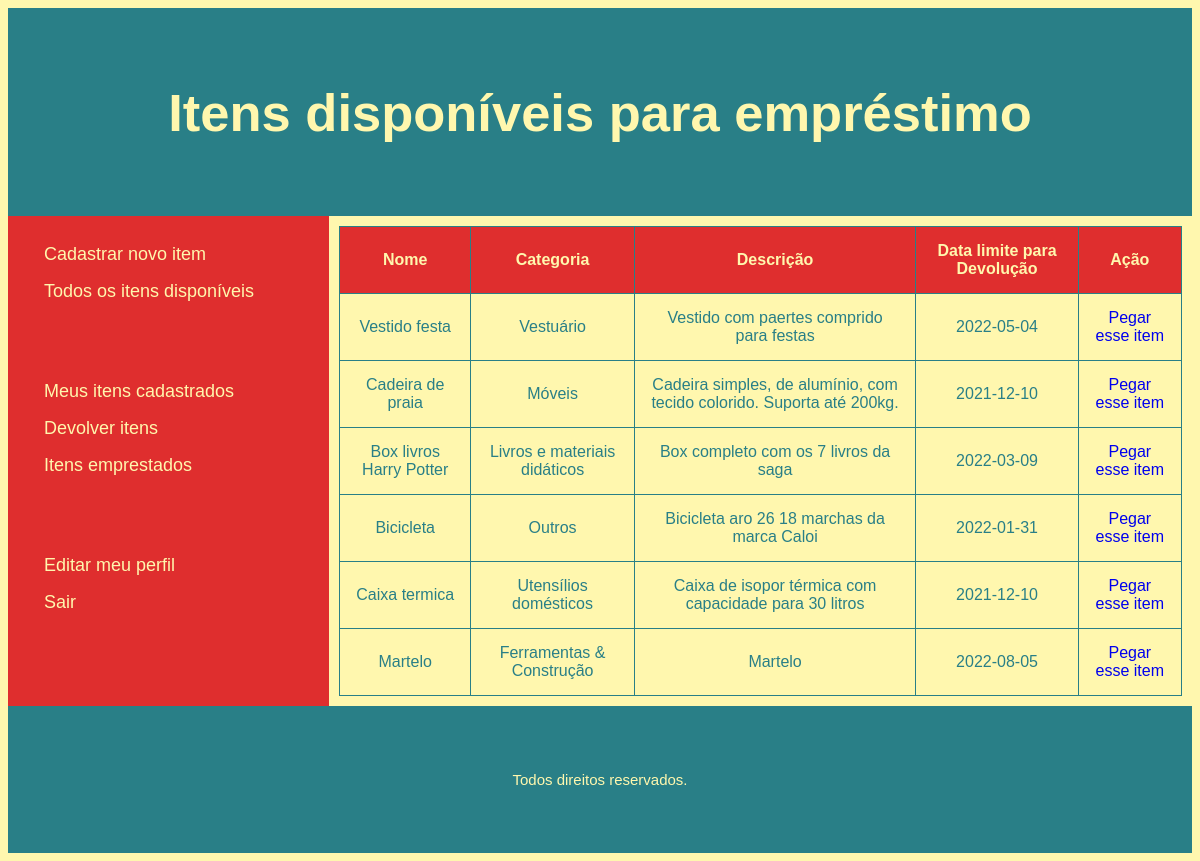
The page /lista-completa.php (signed in) on the database its author committed.
### tables this page shows
CREATE TABLE `itens` (
  `id_item` int(11) NOT NULL,
  `id_usuario` int(11) NOT NULL,
  `id_usuario_emprestimo` int(11) NOT NULL DEFAULT 0,
  `status` int(1) NOT NULL DEFAULT 0,
  `nome` varchar(100) NOT NULL,
  `categoria` varchar(100) NOT NULL,
  `descricao` varchar(2000) NOT NULL,
  `dtdevolucao` date NOT NULL
);

### lista-completa.php (the view, shortened to what this page needs)
<?php
    include "includes/topo.php";
?>
    <header>
        <h2>Itens disponíveis para empréstimo</h2>
    </header>
    <section>
        <?php
            include "includes/menu.php"
        ?>
        <article>
            <table>
                <tr>
                    <th>Nome</th>
                    <th>Categoria</th>
                    <th>Descrição</th>
                    <th>Data limite para Devolução</th>
                    <th colspan=1>Ação</th>
                </tr>
            <?php
                    include "includes/conecta.php";
                    $sql = "SELECT id_item, nome, categoria, descricao, dtdevolucao FROM itens WHERE status = 0";
                    $res = mysqli_query($conn, $sql);
                    while($row = mysqli_fetch_assoc($res)) {
                        echo "
                            <tr>
                                <td>" . $row['nome'] . "</td>
                                <td>" . $row['categoria'] . "</td>
                                <td>" . $row['descricao'] . "</td>
                                <td>" . $row['dtdevolucao'] . "</td>
                                <td><a href='pega-itens.php?id_item=".$row['id_item']."'>Pegar esse item</a></td>
                            </tr>
                            ";
                    }
            ?>
            </table>
        </article>
    </section>
<?php
    include "includes/rodape.php"
?>

### includes/topo.php (shortened to what this page needs)
<!DOCTYPE html>
<html>
	<head>
		<link href="css/estilo.css" rel="stylesheet">
	</head>
	<body>

### includes/menu.php
<nav>
    <ul id="menu">
        <li><a href="cadastro-item.php?id=<?php echo $_SESSION['id']?>">Cadastrar novo item</a></li>
        <li><a href="lista-completa.php?id=<?php echo $_SESSION['id']?>">Todos os itens disponíveis</a></li><br><br><br>
        <li><a href="lista-meus-itens-cadastrados.php?id=<?php echo $_SESSION['id']?>">Meus itens cadastrados</a></li>
        <li><a href="lista-itens-pegos.php?id=<?php echo $_SESSION['id']?>">Devolver itens</a></li>
        <li><a href="lista-meus-itens-emprestados.php?id=<?php echo $_SESSION['id']?>">Itens emprestados</a></li><br><br><br>
        <li><a href="cadastro-usuario.php?id=<?php echo $_SESSION['id']?>">Editar meu perfil</a>
        <li><a href="logout.php">Sair</a></li>
    </ul>
</nav>

### includes/rodape.php
    <footer>
		  <p>Todos direitos reservados.</p>
		</footer>
	</body>
</html>

### css/estilo.css (style rules this page uses)
* { box-sizing: border-box; text-decoration: none; }
body { font-family: 'Lucida Sans', 'Lucida Sans Regular', 'Lucida Grande', 'Lucida Sans Unicode', Geneva, Verdana, sans-serif, Helvetica, sans-serif; font-size: 16px; background-color: #FFF7AE; }
header { background-color: #297F87; padding: 30px; text-align: center; font-size: 35px; color: #FFF7AE; }
section { display: -webkit-flex; display: flex; }
nav { -webkit-flex: 1; -ms-flex: 1; flex: 1; background: #DF2E2E; padding: 20px; }
nav ul { list-style-type: none; padding: 0; }
article { -webkit-flex: 3; -ms-flex: 3; flex: 3; background-color: #FFF7AE; padding: 10px; }
table { border-collapse: collapse; border: 1px solid #297F87; width: 100%; }
th { text-align: center; background-color: #DF2E2E; color: #FFF7AE; padding: 15px; border: 1px solid #297F87; }
tr { text-align: center; color: #297F87; padding: 15px; border: 1px solid #297F87; }
td { height: 50px; vertical-align: center; padding: 15px; border: 1px solid #297F87; }
footer { background-color: #297F87; padding: 50px; text-align: center; font-size: 15px; color: #FFF7AE; }
ul#menu { list-style-type: none; margin: 0; padding: 0; font-size: 18px; font-weight: 0; }
ul#menu li a { display: block; color: #FFF7AE; padding: 8px 16px; text-decoration: none; }

### rows shown on the page
itens: nome "Vestido festa", categoria "Vestuário", descricao "Vestido com paertes comprido para festas", dtdevolucao "2022-05-04"
itens: nome "Cadeira de praia", categoria "Móveis", descricao "Cadeira simples, de alumínio, com tecido colorido. Suporta até 200kg.", dtdevolucao "2021-12-10"
itens: nome "Box livros Harry Potter", categoria "Livros e materiais didáticos", descricao "Box completo com os 7 livros da saga", dtdevolucao "2022-03-09"
itens: nome "Bicicleta", categoria "Outros", descricao "Bicicleta aro 26 18 marchas da marca Caloi", dtdevolucao "2022-01-31"
itens: nome "Caixa termica", categoria "Utensílios domésticos", descricao "Caixa de isopor térmica com capacidade para 30 litros", dtdevolucao "2021-12-10"
itens: nome "Martelo", categoria "Ferramentas & Construção", descricao "Martelo", dtdevolucao "2022-08-05"
